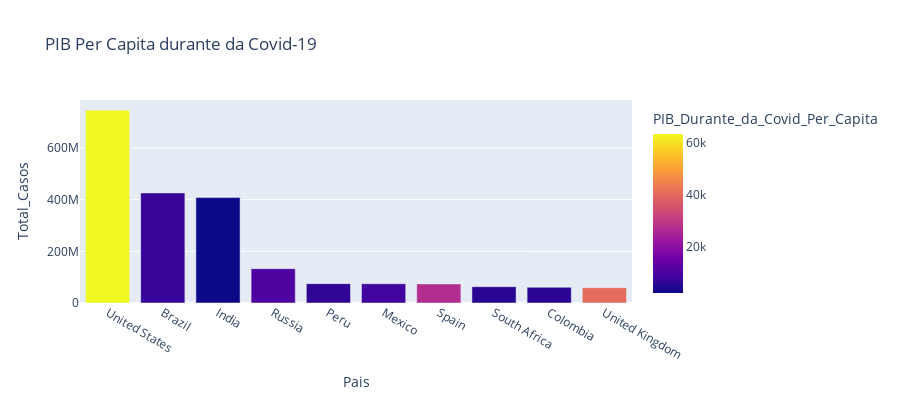

Here is the notebook cell this chart was saved with:
### Code cell
#Analisando os impactos da Covid-19 na Economia
fig = px.bar(top_10_paises, x='Pais', y='Total_Casos',
             hover_data=['Populacao', 'Total_Mortes'], 
             color='PIB_Durante_da_Covid_Per_Capita', height=400, 
             title="PIB Per Capita durante da Covid-19")
fig.show()

### Figure 1 — Plotly figure (JSON) as saved in the notebook; plotly's stock layout.template omitted (floating-point values rounded to 4 significant figures)
{"data": [{"alignmentgroup": "True", "customdata": [[19.62, 26477574], [19.17, 14340567], [21.05, 7247327], [18.8, 2131571], [17.31, 3020038], [18.67, 7295850], [17.66, 5510624], [17.9, 1357682], [17.75, 1936134], [18.03, 7249573]], "hovertemplate": "Pais=%{x}<br>Total_Casos=%{y}<br>Populacao=%{customdata[0]}<br>Total_Mortes=%{customdata[1]}<br>PIB_Durante_da_Covid_Per_Capita=%{marker.color}<extra></extra>", "legendgroup": "", "marker": {"color": [63540.0, 6797.0, 1901.0, 10130.0, 6127.0, 8347.0, 27060.0, 5091.0, 5333.0, 40280.0], "coloraxis": "coloraxis", "pattern": {"shape": ""}}, "name": "", "offsetgroup": "", "orientation": "v", "showlegend": false, "textposition": "auto", "type": "bar", "x": ["United States", "Brazil", "India", "Russia", "Peru", "Mexico", "Spain", "South Africa", "Colombia", "United Kingdom"], "xaxis": "x", "y": [746014098, 425704517, 407771615, 132888951, 74882695, 74347548, 73717676, 63027659, 60543682, 59475032], "yaxis": "y"}], "layout": {"barmode": "relative", "coloraxis": {"colorbar": {"title": {"text": "PIB_Durante_da_Covid_Per_Capita"}}, "colorscale": [[0, "#0d0887"], [0.1111, "#46039f"], [0.2222, "#7201a8"], [0.3333, "#9c179e"], [0.4444, "#bd3786"], [0.5556, "#d8576b"], [0.6667, "#ed7953"], [0.7778, "#fb9f3a"], [0.8889, "#fdca26"], [1, "#f0f921"]]}, "height": 400, "legend": {"tracegroupgap": 0}, "title": {"text": "PIB Per Capita durante da Covid-19"}, "xaxis": {"anchor": "y", "domain": [0, 1], "title": {"text": "Pais"}}, "yaxis": {"anchor": "x", "domain": [0, 1], "title": {"text": "Total_Casos"}}}}
